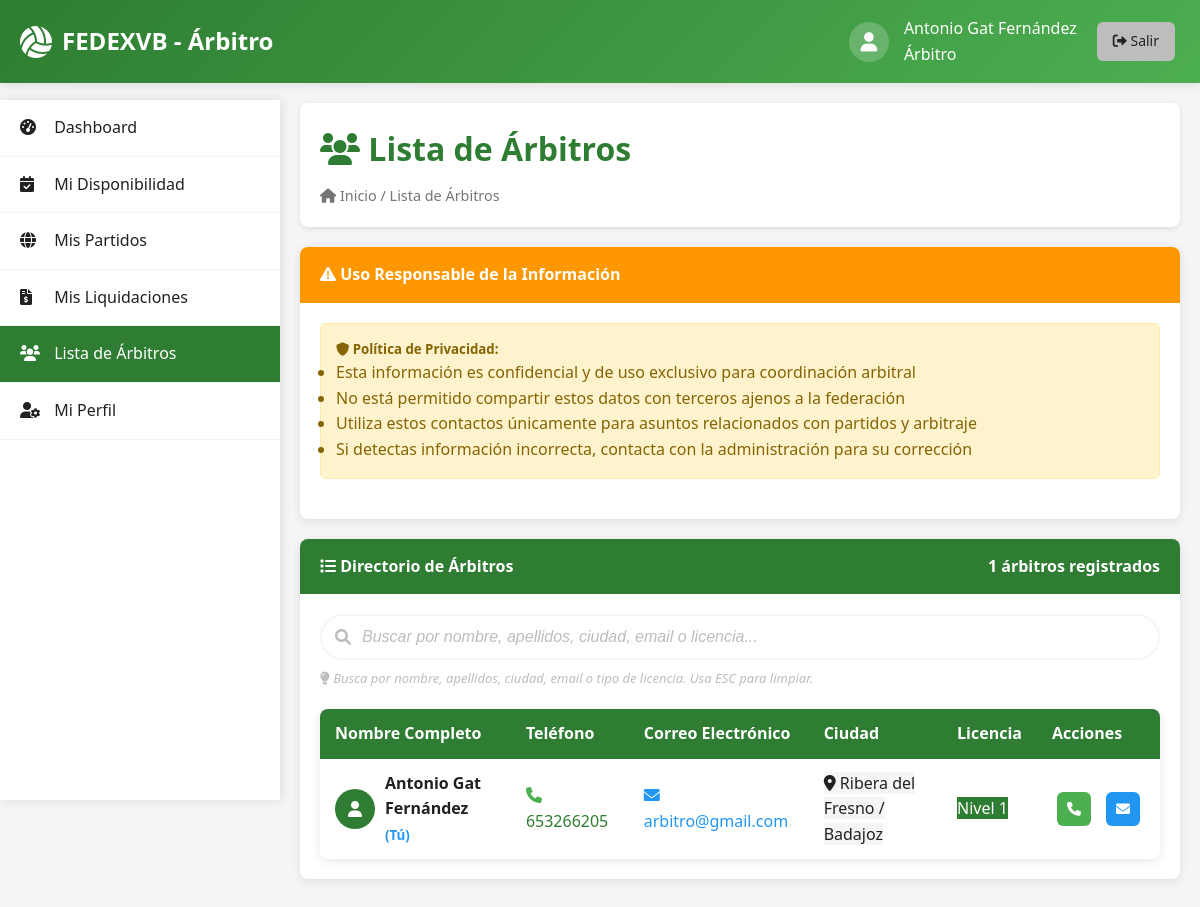
Page /arbitro/arbitros.php (signed in) on the committed database.
### tables this page shows
CREATE TABLE IF NOT EXISTS `arbitros` (
  `id` int(11) NOT NULL AUTO_INCREMENT,
  `usuario_id` int(11) NOT NULL,
  `nombre` varchar(100) NOT NULL,
  `apellidos` varchar(200) NOT NULL,
  `telefono` varchar(20) DEFAULT NULL,
  `ciudad` varchar(100) NOT NULL,
  `iban` varchar(34) DEFAULT NULL,
  `licencia` enum('anotador','n1','n2','n3') NOT NULL,
  PRIMARY KEY (`id`),
  UNIQUE KEY `usuario_id` (`usuario_id`),
  CONSTRAINT `arbitros_ibfk_1` FOREIGN KEY (`usuario_id`) REFERENCES `usuarios` (`id`) ON DELETE CASCADE
);

CREATE TABLE IF NOT EXISTS `usuarios` (
  `id` int(11) NOT NULL AUTO_INCREMENT,
  `tipo_usuario` enum('administrador','arbitro','club') NOT NULL,
  `email` varchar(255) NOT NULL,
  `password` varchar(255) NOT NULL,
  `password_temporal` tinyint(1) DEFAULT 1,
  `fecha_creacion` timestamp NOT NULL DEFAULT current_timestamp(),
  `activo` tinyint(1) DEFAULT 1,
  PRIMARY KEY (`id`),
  UNIQUE KEY `email` (`email`)
);

### arbitro/arbitros.php (the view, shortened to what this page needs)
<?php
$database = new Database();
$conn = $database->getConnection();
$query = "SELECT a.*, u.email,
                 CASE
                     WHEN a.nombre != '' AND a.apellidos != ''
                     THEN CONCAT(a.nombre, ' ', a.apellidos)
                     ELSE 'Sin información'
                 END as nombre_completo,
                 CASE
                     WHEN a.licencia = 'anotador' THEN 'Anotador'
                     WHEN a.licencia = 'n1' THEN 'Nivel 1'
                     WHEN a.licencia = 'n2' THEN 'Nivel 2'
                     WHEN a.licencia = 'n3' THEN 'Nivel 3'
                     ELSE 'Sin licencia'
                 END as licencia_texto
          FROM arbitros a
          JOIN usuarios u ON a.usuario_id = u.id
          WHERE u.activo = 1
          ORDER BY a.apellidos, a.nombre";
$stmt = $conn->prepare($query);
$stmt->execute();
$arbitros = $stmt->fetchAll(PDO::FETCH_ASSOC);
$total_arbitros = count($arbitros);
?>
<!DOCTYPE html>
<html lang="es">
<head>
    <link rel="stylesheet" href="../assets/css/style.css">
    <link rel="stylesheet" href="../assets/css/search-bar.css">
    <link rel="stylesheet" href="https://cdnjs.cloudflare.com/ajax/libs/font-awesome/6.0.0/css/all.min.css">
</head>
<body>
    <header class="header">
        <div class="container">
            <div class="header-content">
                <div class="logo">
                    <i class="fas fa-volleyball-ball"></i>
                    <span>FEDEXVB - Árbitro</span>
                </div>
                <div class="user-info">
                    <div class="user-avatar">
                        <i class="fa-solid fa-user"></i>
                    </div>
                    <div>
                        <div class="user-name"><?php echo $_SESSION['user_name'] . ' ' . $_SESSION['user_lastname']; ?></div>
                        <div class="user-role">Árbitro</div>
                    </div>
                    <a href="../includes/logout.php" class="btn btn-secondary btn-sm">
                        <i class="fas fa-sign-out-alt"></i> Salir
                    </a>
                </div>
            </div>
        </div>
    </header>
    <nav class="sidebar">
        <ul class="sidebar-menu">
            <li><a href="dashboard.php"><i class="fas fa-tachometer-alt"></i> Dashboard</a></li>
            <li><a href="disponibilidad.php"><i class="fas fa-calendar-check"></i> Mi Disponibilidad</a></li>
            <li><a href="partidos.php"><i class="fa-solid fa-globe"></i> Mis Partidos</a></li>
            <li><a href="liquidaciones.php"><i class="fas fa-file-invoice-dollar"></i> Mis Liquidaciones</a></li>
            <li><a href="arbitros.php" class="active"><i class="fas fa-users"></i> Lista de Árbitros</a></li>
            <li><a href="perfil.php"><i class="fas fa-user-cog"></i> Mi Perfil</a></li>
        </ul>
    </nav>
    <main class="main-content">
        <div class="content-header">
            <h1><i class="fas fa-users"></i> Lista de Árbitros</h1>
            <div class="breadcrumb">
                <i class="fas fa-home"></i> Inicio / Lista de Árbitros
            </div>
        </div>
        <div class="card">
            <div class="card-header" style="background: var(--warning);">
                <i class="fas fa-exclamation-triangle"></i> Uso Responsable de la Información
            </div>
            <div class="card-body">
                <div class="alert alert-warning">
                    <h5><i class="fas fa-shield-alt"></i> Política de Privacidad:</h5>
                    <ul class="mb-0">
                        <li>Esta información es confidencial y de uso exclusivo para coordinación arbitral</li>
                        <li>No está permitido compartir estos datos con terceros ajenos a la federación</li>
                        <li>Utiliza estos contactos únicamente para asuntos relacionados con partidos y arbitraje</li>
                        <li>Si detectas información incorrecta, contacta con la administración para su corrección</li>
                    </ul>
                </div>
            </div>
        </div>
        <div class="card">
            <div class="card-header">
                <i class="fas fa-list"></i> Directorio de Árbitros
                <div style="float: right;">
                    <span class="badge" style="background: var(--primary-green); color: white;">
                        <span id="total-count"><?php echo $total_arbitros; ?></span> árbitros registrados
                    </span>
                </div>
            </div>
            <div class="card-body">
                <div class="search-container">
                    <div class="search-input-group">
                        <div class="search-input-icon">
                            <i class="fas fa-search"></i>
                            <input type="text"
                                   id="searchInput"
                                   placeholder="Buscar por nombre, apellidos, ciudad, email o licencia..."
                                   class="search-input-field">
                        </div>
                    </div>
                    <div class="search-help">
                        <i class="fas fa-lightbulb"></i>
                        <em>Busca por nombre, apellidos, ciudad, email o tipo de licencia. Usa ESC para limpiar.</em>
                    </div>
                </div>
                <?php if (count($arbitros) > 0): ?>
                    <div class="table-responsive">
                        <table class="table searchable-table">
                            <thead>
                                <tr>
                                    <th> Nombre Completo</th>
                                    <th> Teléfono</th>
                                    <th> Correo Electrónico</th>
                                    <th> Ciudad</th>
                                    <th> Licencia</th>
                                    <th> Acciones</th>
                                </tr>
                            </thead>
                            <tbody>
                                <?php foreach ($arbitros as $arbitro): ?>
                                <tr>
                                    <td>
                                        <div class="d-flex align-items-center">
                                            <div class="user-avatar-small" style="background: var(--primary-green); color: white; width: 40px; height: 40px; border-radius: 50%; display: flex; align-items: center; justify-content: center; margin-right: 10px;">
                                                <i class="fas fa-user"></i>
                                            </div>
                                            <div>
                                                <strong><?php echo htmlspecialchars($arbitro['nombre_completo']); ?></strong>
                                                <?php if ($arbitro['usuario_id'] == $_SESSION['user_id']): ?>
                                                    <br><small style="color: var(--info); font-weight: bold;">(Tú)</small>
                                                <?php endif; ?>
                                            </div>
                                        </div>
                                    </td>
                                    <td>
                                        <?php if (!empty($arbitro['telefono'])): ?>
                                            <span class="phone-number">
                                                <i class="fas fa-phone text-success"></i>
                                                <a href="tel:<?php echo htmlspecialchars($arbitro['telefono']); ?>"
                                                   style="color: var(--primary-green); text-decoration: none;">
                                                    <?php echo htmlspecialchars($arbitro['telefono']); ?>
                                                </a>
                                            </span>
                                        <?php else: ?>
                                            <span class="text-muted">
                                                <i class="fas fa-phone-slash"></i> No disponible
                                            </span>
                                        <?php endif; ?>
                                    </td>
                                    <td>
                                        <span class="email-address">
                                            <i class="fas fa-envelope text-info"></i>
                                            <a href="mailto:<?php echo htmlspecialchars($arbitro['email']); ?>"
                                               style="color: var(--info); text-decoration: none;">
                                                <?php echo htmlspecialchars($arbitro['email']); ?>
                                            </a>
                                        </span>
                                    </td>
                                    <td>
                                        <?php if (!empty($arbitro['ciudad'])): ?>
                                            <span class="badge" style="background: var(--light-gray); color: var(--primary-black);">
                                                <i class="fas fa-map-marker-alt"></i>
                                                <?php echo htmlspecialchars($arbitro['ciudad']); ?>
                                            </span>
                                        <?php else: ?>
                                            <span class="text-muted">No especificada</span>
                                        <?php endif; ?>
                                    </td>
                                    <td>
                                        <span class="badge" style="background: var(--primary-green); color: white;">
                                            <?php echo htmlspecialchars($arbitro['licencia_texto']); ?>
                                        </span>
                                    </td>
                                    <td>
                                        <div class="action-buttons">
                                            <?php if (!empty($arbitro['telefono'])): ?>
                                                <a href="tel:<?php echo htmlspecialchars($arbitro['telefono']); ?>"
                                                   class="btn btn-success btn-sm" title="Llamar">
                                                    <i class="fas fa-phone"></i>
                                                </a>
                                            <?php endif; ?>
                                            <a href="mailto:<?php echo htmlspecialchars($arbitro['email']); ?>"
                                               class="btn btn-info btn-sm" title="Enviar correo">
                                                <i class="fas fa-envelope"></i>
                                            </a>
                                        </div>
                                    </td>
                                </tr>
                                <?php endforeach; ?>
                            </tbody>
                        </table>
                    </div>
                <?php endif; ?>
            </div>
        </div>
    </main>
</body>
</html>

### assets/css/style.css (style rules this page uses)
:root { --primary-green: #2E7D32; --light-green: #4CAF50; --dark-green: #1B5E20; --primary-black: #212121; --light-black: #424242; --primary-white: #FFFFFF; --light-gray: #F5F5F5; --medium-gray: #BDBDBD; --dark-gray: #757575; --success: #4CAF50; --warning: #FF9800; --error: #F44336; --info: #2196F3; }
* { margin: 0; padding: 0; box-sizing: border-box; }
body { font-family: 'Segoe UI', Tahoma, Geneva, Verdana, sans-serif; background-color: var(--light-gray); color: var(--primary-black); line-height: 1.6; }
.container { max-width: 1200px; margin: 0 auto; padding: 0 20px; }
.header { background: linear-gradient(135deg, var(--primary-green), var(--light-green)); color: var(--primary-white); padding: 1rem 0; box-shadow: 0 2px 10px rgba(0,0,0,0.1); }
.header-content { display: flex; justify-content: space-between; align-items: center; flex-wrap: wrap; }
.logo { display: flex; align-items: center; gap: 10px; font-size: 1.5rem; font-weight: bold; }
.logo i { font-size: 2rem; }
.user-info { display: flex; align-items: center; gap: 15px; color: var(--primary-white); }
.user-avatar { width: 40px; height: 40px; background-color: rgba(255,255,255,0.2); border-radius: 50%; display: flex; align-items: center; justify-content: center; font-size: 1.2rem; }
.sidebar { background-color: var(--primary-white); width: 280px; height: calc(100vh - 100px); position: fixed; left: 0; top: 100px; overflow-y: auto; box-shadow: 2px 0 10px rgba(0,0,0,0.1); z-index: 1000; }
.sidebar-menu { list-style: none; padding: 0; }
.sidebar-menu li { border-bottom: 1px solid var(--light-gray); }
.sidebar-menu a { display: block; padding: 15px 20px; text-decoration: none; color: var(--primary-black); transition: all 0.3s ease; }
.sidebar-menu a.active { background-color: var(--primary-green); color: var(--primary-white); }
.sidebar-menu i { margin-right: 10px; width: 20px; }
.main-content { margin-left: 280px; padding: 20px; min-height: calc(100vh - 100px); }
.content-header { background-color: var(--primary-white); padding: 20px; border-radius: 8px; margin-bottom: 20px; box-shadow: 0 2px 5px rgba(0,0,0,0.1); }
.content-header h1 { color: var(--primary-green); margin-bottom: 10px; }
.breadcrumb { color: var(--dark-gray); font-size: 0.9rem; }
.card { background-color: var(--primary-white); border-radius: 8px; box-shadow: 0 2px 10px rgba(0,0,0,0.1); margin-bottom: 20px; overflow: hidden; }
.card-header { background-color: var(--primary-green); color: var(--primary-white); padding: 15px 20px; font-weight: bold; }
.card-body { padding: 20px; }
.btn { display: inline-block; padding: 12px 24px; border: none; border-radius: 6px; cursor: pointer; text-decoration: none; font-size: 1rem; font-weight: 500; text-align: center; transition: all 0.3s ease; margin: 5px; }
.btn-secondary { background-color: var(--medium-gray); color: var(--primary-black); }
.btn-success { background-color: var(--success); color: var(--primary-white); }
.btn-info { background-color: var(--info); color: var(--primary-white); }
.btn-sm { padding: 8px 16px; font-size: 0.875rem; }
.table { width: 100%; border-collapse: collapse; background-color: var(--primary-white); border-radius: 8px; overflow: hidden; box-shadow: 0 2px 10px rgba(0,0,0,0.1); }
.table th, .table td { padding: 12px 15px; text-align: left; border-bottom: 1px solid var(--light-gray); }
.table th { background-color: var(--primary-green); color: var(--primary-white); font-weight: 600; }
.table tr:last-child td { border-bottom: none; }
.alert { padding: 15px; border-radius: 6px; margin-bottom: 20px; border: 1px solid transparent; }
.alert-warning { background-color: #fff3cd; border-color: #ffeaa7; color: #856404; }
.text-success { color: var(--success); }
.text-info { color: var(--info); }
.mb-0 { margin-bottom: 0; }
.d-flex { display: flex; }
.table thead th { background-color: var(--primary-green); color: white; border: none; font-weight: 600; }
.action-buttons { display: flex; gap: 5px; }
.action-buttons .btn { padding: 6px 10px; font-size: 0.875rem; }

### arbitro/arbitros.php (style rules this page uses)
.action-buttons { display: flex; gap: 5px; }
.user-avatar-small { flex-shrink: 0; }
.d-flex { display: flex; }
.align-items-center { align-items: center; }
.table td { vertical-align: middle; }

### rows in the picture
arbitros: nombre_completo "Antonio Gat Fernández", shows "(Tú)", telefono "653266205", usuario.email "arbitro@gmail.com", ciudad "Ribera del Fresno / Badajoz", licencia_texto "Nivel 1"

### other values in the picture
$_SESSION['user_name'] "Antonio"
$_SESSION['user_lastname'] "Gat Fernández"
$total_arbitros "1"
